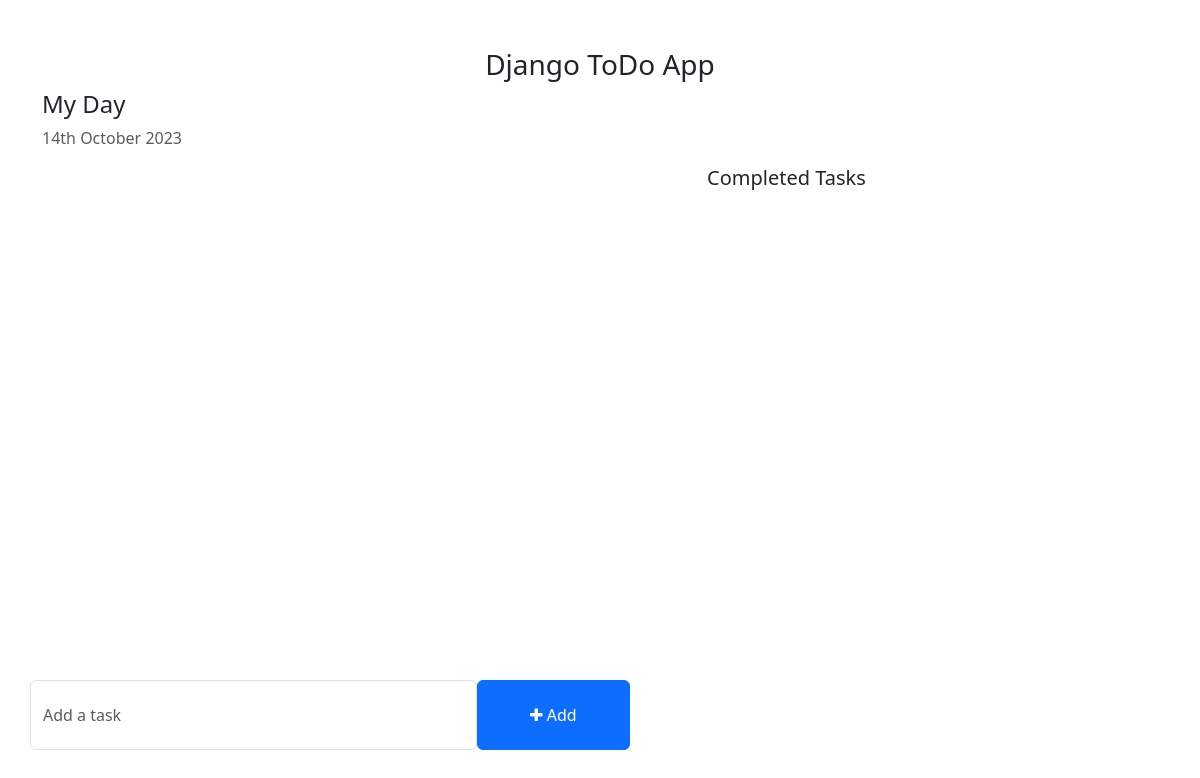
The app's page /, older data.
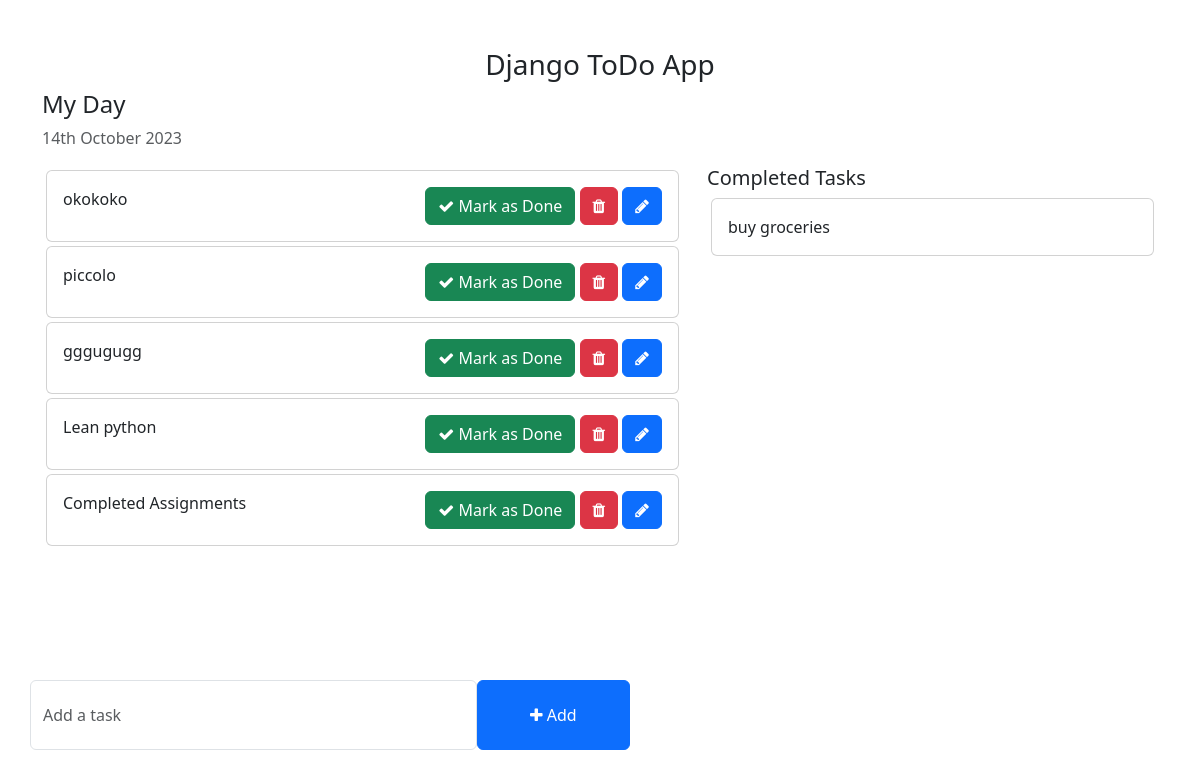
The same page, newer data.
### todos/models.py (models this page shows)
class Task(models.Model):
    task = models.CharField(max_length=250)
    is_completed = models.BooleanField(default=False)
    created_at = models.DateTimeField(auto_now_add=True)
    updated_at = models.DateTimeField(auto_now=True)
    def __str__(self):
        return self.task

### todo_main/views.py (the view)
# urls.py: 2. Add a URL to urlpatterns:  path('', views.home, name='home')
def home(request):
    tasks = Task.objects.filter(is_completed=False).order_by('-updated_at')
    completed_tasks = Task.objects.filter(is_completed=True)
    print(completed_tasks)
    context = {
        'tasks' : tasks,
        'completed_tasks': completed_tasks,
    }
    return render(request, 'home.html',context)

### templates/home.html (shortened to what this page needs)
<!DOCTYPE html>
<html lang="en">
<head>
    <link href="https://cdn.jsdelivr.net/npm/bootstrap@5.3.0-alpha1/dist/css/bootstrap.min.css" rel="stylesheet">
    <link rel="stylesheet" href="https://cdnjs.cloudflare.com/ajax/libs/font-awesome/4.7.0/css/font-awesome.min.css">
</head>
<body>
    <div class="container">
        <h3 class="pt-5 text-center">Django ToDo App</h3>
        <div class="row">
            <h4>My Day</h4>
            <p class="text-muted">{% now "jS F Y" %}</p>
            <div class="col-md-7 col-lg-7" style="height: 450px; overflow: scroll;">
                {% for i in tasks %}
                <div class="card m-1">
                    <div class="card-body">
                        {{i.task}}
                        <span style="position: relative; float: right;">
                            <a href="{% url 'mark_as_done' i.pk %}"class="btn btn-success"><i class="fa fa-check"></i> Mark as Done</a>
                            <a href="{% url 'delete_task' i.pk %}" class="btn btn-danger"><i class="fa fa-trash"></i></a>
                            <a href="{% url 'edit_task' i.pk %}" class="btn btn-primary"><i class="fa fa-pencil"></i></a>
                        </span>
                    </div>
                </div>
                {% endfor %}
            </div>
            <div class="col-md-5 col-lg-5">
                <h5>Completed Tasks</h5>
                {% for x in completed_tasks %}
                <div class="card m-1">
                    <div class="card-body">
                        {{ x.task }}
                    </div>
                </div>
                {% endfor %}
            </div>
        </div>
        <div class="row">
            <div class="col-md-6 col-lg-6 p-0" style="position: absolute; bottom: 50px;">
                <form action="{% url 'addTask' %}" method="POST">
                    <div class="form-group">
                        <span style="display: flex;">
                            <input type="text" class="form-control" name="task" placeholder="Add a task">
                            <button type="submit" class="btn btn-primary" style="width: 200px;"><i class="fa fa-plus"></i> Add</button>
                        </span>
                    </div>
                </form>
            </div>
        </div>
    </div>
</body>
</html>

Row changes from the older to the newer data that the page shows:
added Task: task "okokoko", shown under "My Day"
added Task: task "piccolo", shown under "My Day"
added Task: task "gggugugg", shown under "My Day"
added Task: task "Lean python", shown under "My Day"
added Task: task "Completed Assignments", shown under "My Day"
added Task: task "buy groceries", shown under "Completed Tasks"
